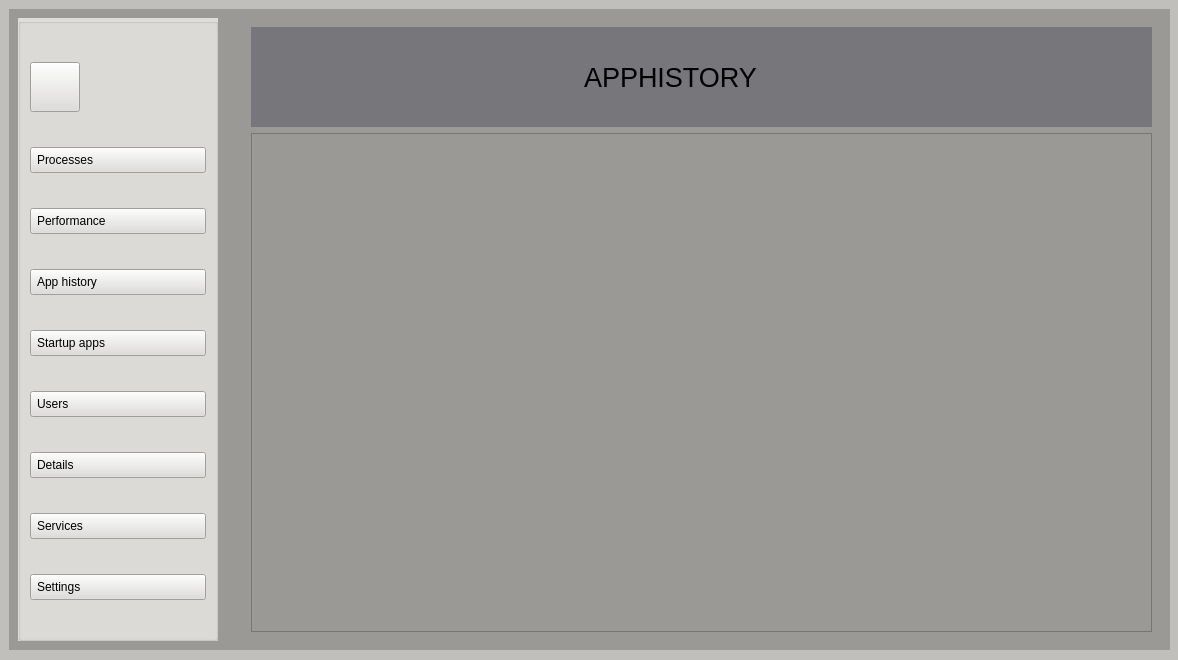
<?xml version="1.0" encoding="UTF-8"?>
<ui version="4.0">
 <class>Taskmanager</class>
 <widget class="QMainWindow" name="Taskmanager">
  <property name="geometry">
   <rect>
    <x>0</x>
    <y>0</y>
    <width>1178</width>
    <height>660</height>
   </rect>
  </property>
  <property name="sizePolicy">
   <sizepolicy hsizetype="Preferred" vsizetype="Preferred">
    <horstretch>0</horstretch>
    <verstretch>0</verstretch>
   </sizepolicy>
  </property>
  <property name="windowTitle">
   <string>MainWindow</string>
  </property>
  <property name="styleSheet">
   <string notr="true">#centralwidget{ background-color: rgb(192, 191, 188);}	

#leftMenuSubContainer{
	background-color: #1f232a;
}
QPushButton{
	text-align: left;
	padding: 5px 6px;
}
#frame{
	background-color: #16191d;
	border-radius: 10px;
}</string>
  </property>
  <widget class="QWidget" name="centralwidget">
   <property name="sizePolicy">
    <sizepolicy hsizetype="Expanding" vsizetype="Expanding">
     <horstretch>1</horstretch>
     <verstretch>1</verstretch>
    </sizepolicy>
   </property>
   <widget class="QWidget" name="Mainbody" native="true">
    <property name="geometry">
     <rect>
      <x>9</x>
      <y>9</y>
      <width>1161</width>
      <height>641</height>
     </rect>
    </property>
    <property name="sizePolicy">
     <sizepolicy hsizetype="Expanding" vsizetype="Expanding">
      <horstretch>1</horstretch>
      <verstretch>1</verstretch>
     </sizepolicy>
    </property>
    <property name="minimumSize">
     <size>
      <width>1154</width>
      <height>0</height>
     </size>
    </property>
    <property name="styleSheet">
     <string notr="true">background-color: rgb(119, 118, 123);
background-color: rgb(239, 239, 239);
background-color: rgb(154, 153, 150);</string>
    </property>
    <layout class="QFormLayout" name="formLayout_2">
     <item row="0" column="0">
      <widget class="QWidget" name="leftMenuSubContainer" native="true">
       <property name="sizePolicy">
        <sizepolicy hsizetype="Expanding" vsizetype="Expanding">
         <horstretch>0</horstretch>
         <verstretch>0</verstretch>
        </sizepolicy>
       </property>
       <property name="minimumSize">
        <size>
         <width>200</width>
         <height>0</height>
        </size>
       </property>
       <layout class="QHBoxLayout" name="horizontalLayout_2">
        <item>
         <widget class="QGroupBox" name="groupBox_3">
          <property name="sizePolicy">
           <sizepolicy hsizetype="Expanding" vsizetype="Expanding">
            <horstretch>0</horstretch>
            <verstretch>0</verstretch>
           </sizepolicy>
          </property>
          <property name="minimumSize">
           <size>
            <width>200</width>
            <height>0</height>
           </size>
          </property>
          <property name="styleSheet">
           <string notr="true">background-color: #1f232a;
background-color: rgb(222, 221, 218);</string>
          </property>
          <layout class="QVBoxLayout" name="verticalLayout">
           <item>
            <widget class="QToolButton" name="menu">
             <property name="minimumSize">
              <size>
               <width>50</width>
               <height>20</height>
              </size>
             </property>
             <property name="maximumSize">
              <size>
               <width>50</width>
               <height>50</height>
              </size>
             </property>
             <property name="toolTip">
              <string>Menu</string>
             </property>
             <property name="styleSheet">
              <string notr="true"/>
             </property>
             <property name="text">
              <string/>
             </property>
             <property name="icon">
              <iconset>
               <normaloff>../../icon/menu.svg</normaloff>../../icon/menu.svg</iconset>
             </property>
             <property name="iconSize">
              <size>
               <width>24</width>
               <height>24</height>
              </size>
             </property>
             <property name="autoRepeatDelay">
              <number>300</number>
             </property>
            </widget>
           </item>
           <item>
            <widget class="QPushButton" name="processesBtn">
             <property name="toolTip">
              <string>Processes</string>
             </property>
             <property name="text">
              <string>Processes</string>
             </property>
             <property name="icon">
              <iconset>
               <normaloff>../../icon/grid.svg</normaloff>../../icon/grid.svg</iconset>
             </property>
             <property name="iconSize">
              <size>
               <width>24</width>
               <height>24</height>
              </size>
             </property>
             <property name="autoRepeat">
              <bool>false</bool>
             </property>
             <property name="autoExclusive">
              <bool>false</bool>
             </property>
            </widget>
           </item>
           <item>
            <widget class="QPushButton" name="performanceBtn">
             <property name="toolTip">
              <string>Performance</string>
             </property>
             <property name="text">
              <string>Performance</string>
             </property>
             <property name="icon">
              <iconset>
               <normaloff>../../icon/zap.svg</normaloff>../../icon/zap.svg</iconset>
             </property>
             <property name="iconSize">
              <size>
               <width>24</width>
               <height>24</height>
              </size>
             </property>
            </widget>
           </item>
           <item>
            <widget class="QPushButton" name="apphistoryBtn">
             <property name="toolTip">
              <string>App history</string>
             </property>
             <property name="text">
              <string>App history</string>
             </property>
             <property name="icon">
              <iconset>
               <normaloff>../../icon/pie-chart.svg</normaloff>../../icon/pie-chart.svg</iconset>
             </property>
             <property name="iconSize">
              <size>
               <width>24</width>
               <height>24</height>
              </size>
             </property>
            </widget>
           </item>
           <item>
            <widget class="QPushButton" name="startupusersBtn">
             <property name="toolTip">
              <string>Startup apps</string>
             </property>
             <property name="text">
              <string>Startup apps</string>
             </property>
             <property name="icon">
              <iconset>
               <normaloff>../../icon/power.svg</normaloff>../../icon/power.svg</iconset>
             </property>
             <property name="iconSize">
              <size>
               <width>24</width>
               <height>24</height>
              </size>
             </property>
            </widget>
           </item>
           <item>
            <widget class="QPushButton" name="usersBtn">
             <property name="toolTip">
              <string>Users</string>
             </property>
             <property name="text">
              <string>Users</string>
             </property>
             <property name="icon">
              <iconset>
               <normaloff>../../icon/user.svg</normaloff>../../icon/user.svg</iconset>
             </property>
             <property name="iconSize">
              <size>
               <width>24</width>
               <height>24</height>
              </size>
             </property>
            </widget>
           </item>
           <item>
            <widget class="QPushButton" name="detailsBtn">
             <property name="toolTip">
              <string>Details</string>
             </property>
             <property name="text">
              <string>Details</string>
             </property>
             <property name="icon">
              <iconset>
               <normaloff>../../icon/align-justify.svg</normaloff>../../icon/align-justify.svg</iconset>
             </property>
             <property name="iconSize">
              <size>
               <width>24</width>
               <height>24</height>
              </size>
             </property>
            </widget>
           </item>
           <item>
            <widget class="QPushButton" name="servicesBtn">
             <property name="toolTip">
              <string>Services</string>
             </property>
             <property name="text">
              <string>Services</string>
             </property>
             <property name="icon">
              <iconset>
               <normaloff>../../icon/cpu.svg</normaloff>../../icon/cpu.svg</iconset>
             </property>
             <property name="iconSize">
              <size>
               <width>24</width>
               <height>24</height>
              </size>
             </property>
            </widget>
           </item>
           <item>
            <widget class="QPushButton" name="settingBtn">
             <property name="enabled">
              <bool>true</bool>
             </property>
             <property name="toolTip">
              <string>Settings</string>
             </property>
             <property name="styleSheet">
              <string notr="true"/>
             </property>
             <property name="text">
              <string>Settings</string>
             </property>
             <property name="icon">
              <iconset>
               <normaloff>../../icon/settings.svg</normaloff>../../icon/settings.svg</iconset>
             </property>
             <property name="iconSize">
              <size>
               <width>24</width>
               <height>24</height>
              </size>
             </property>
            </widget>
           </item>
          </layout>
         </widget>
        </item>
       </layout>
      </widget>
     </item>
     <item row="0" column="1">
      <widget class="QWidget" name="centralMenu" native="true">
       <property name="sizePolicy">
        <sizepolicy hsizetype="Expanding" vsizetype="Expanding">
         <horstretch>0</horstretch>
         <verstretch>0</verstretch>
        </sizepolicy>
       </property>
       <property name="styleSheet">
        <string notr="true">background-color: #1f232a;
background-color: rgb(192, 191, 188);
QPushButton {
    border: none;
};
background-color: rgb(154, 153, 150);</string>
       </property>
       <layout class="QFormLayout" name="formLayout_3">
        <item row="0" column="0" colspan="2">
         <widget class="QStackedWidget" name="stackedWidget_2">
          <property name="currentIndex">
           <number>2</number>
          </property>
          <widget class="QWidget" name="processesWidget">
           <layout class="QVBoxLayout" name="verticalLayout_2">
            <item>
             <widget class="QLabel" name="label">
              <property name="sizePolicy">
               <sizepolicy hsizetype="Preferred" vsizetype="Preferred">
                <horstretch>0</horstretch>
                <verstretch>0</verstretch>
               </sizepolicy>
              </property>
              <property name="minimumSize">
               <size>
                <width>737</width>
                <height>100</height>
               </size>
              </property>
              <property name="font">
               <font>
                <pointsize>20</pointsize>
               </font>
              </property>
              <property name="cursor">
               <cursorShape>ArrowCursor</cursorShape>
              </property>
              <property name="layoutDirection">
               <enum>Qt::LeftToRight</enum>
              </property>
              <property name="styleSheet">
               <string notr="true">background-color: rgb(119, 118, 123);</string>
              </property>
              <property name="text">
               <string>PROCESSES</string>
              </property>
              <property name="textFormat">
               <enum>Qt::AutoText</enum>
              </property>
              <property name="scaledContents">
               <bool>false</bool>
              </property>
              <property name="wordWrap">
               <bool>false</bool>
              </property>
              <property name="margin">
               <number>30</number>
              </property>
              <property name="indent">
               <number>333</number>
              </property>
             </widget>
            </item>
            <item>
             <widget class="QTableWidget" name="tableWidget"/>
            </item>
           </layout>
          </widget>
          <widget class="QWidget" name="performanceWidget">
           <layout class="QVBoxLayout" name="verticalLayout_3">
            <item>
             <widget class="QLabel" name="label_1">
              <property name="enabled">
               <bool>true</bool>
              </property>
              <property name="minimumSize">
               <size>
                <width>737</width>
                <height>100</height>
               </size>
              </property>
              <property name="baseSize">
               <size>
                <width>0</width>
                <height>0</height>
               </size>
              </property>
              <property name="font">
               <font>
                <pointsize>20</pointsize>
               </font>
              </property>
              <property name="styleSheet">
               <string notr="true">background-color: rgb(119, 118, 123);</string>
              </property>
              <property name="text">
               <string>PERFORMANCE</string>
              </property>
              <property name="margin">
               <number>30</number>
              </property>
              <property name="indent">
               <number>333</number>
              </property>
             </widget>
            </item>
            <item>
             <widget class="QLabel" name="label_2">
              <property name="text">
               <string>TextLabel</string>
              </property>
             </widget>
            </item>
            <item>
             <widget class="QLabel" name="label_3">
              <property name="text">
               <string>TextLabel</string>
              </property>
             </widget>
            </item>
            <item>
             <widget class="QLabel" name="label_5">
              <property name="text">
               <string>TextLabel</string>
              </property>
             </widget>
            </item>
            <item>
             <widget class="QLabel" name="label_4">
              <property name="text">
               <string>TextLabel</string>
              </property>
             </widget>
            </item>
            <item>
             <layout class="QGridLayout" name="gridLayout_1"/>
            </item>
           </layout>
          </widget>
          <widget class="QWidget" name="apphistoryWidget">
           <layout class="QVBoxLayout" name="verticalLayout_5">
            <item>
             <widget class="QLabel" name="label_6">
              <property name="enabled">
               <bool>true</bool>
              </property>
              <property name="minimumSize">
               <size>
                <width>737</width>
                <height>100</height>
               </size>
              </property>
              <property name="baseSize">
               <size>
                <width>0</width>
                <height>0</height>
               </size>
              </property>
              <property name="font">
               <font>
                <pointsize>20</pointsize>
               </font>
              </property>
              <property name="styleSheet">
               <string notr="true">background-color: rgb(119, 118, 123);</string>
              </property>
              <property name="text">
               <string>APPHISTORY</string>
              </property>
              <property name="margin">
               <number>30</number>
              </property>
              <property name="indent">
               <number>333</number>
              </property>
             </widget>
            </item>
            <item>
             <widget class="QTableWidget" name="appHistoryTable"/>
            </item>
           </layout>
          </widget>
         </widget>
        </item>
       </layout>
      </widget>
     </item>
    </layout>
   </widget>
  </widget>
 </widget>
 <resources/>
 <connections/>
</ui>
